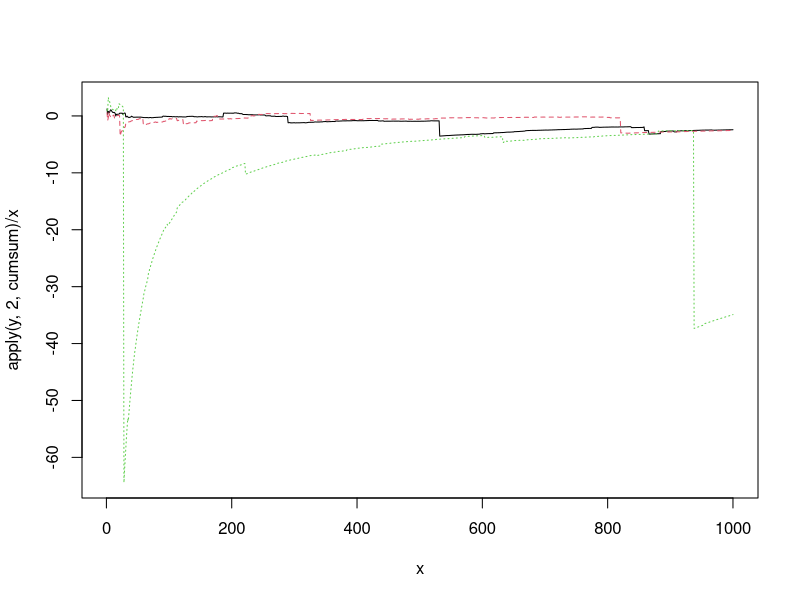

Write R code to recreate this figure.
#
# Project: r-examples (github.com/garciparedes/r-examples)
# Author: Sergio García Prado (garciparedes.me)
# Date: 2017-12
# Title: Cauchy Mean Divergence 
#

n <- 1000

x <- 1:n
k <- 3
y <- matrix(rcauchy(n * k), ncol=k)
matplot(x, apply(y, 2, cumsum) / x , type="l")
